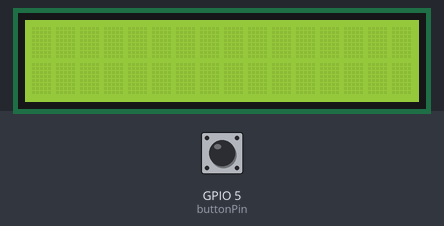
Recording of a sketch running on a simulated ESP8266 (NodeMCU). Parts: 16×2 character LCD. The test bench sets the inputs (shaded band); at power-on: GPIO 5 (buttonPin) HIGH. WiFi joins after 1.5 s; servers stay silent unless stated; web services answer with replies made up by the test bench; what the sketch prints to the serial monitor is not drawn.

Above: at 2.9 s.
3.0 s: GPIO 5 (buttonPin) pulled LOW for 3.2 s
At 7.9 s:
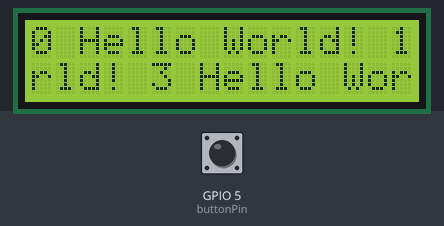
8.6 s: GPIO 5 (buttonPin) pulled LOW for 3.2 s
At 11.9 s:
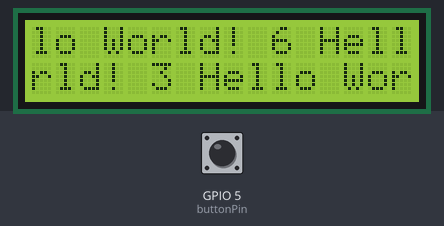
13.3 s: GPIO 5 (buttonPin) pulled LOW for 0.15 s
At 15.1 s:
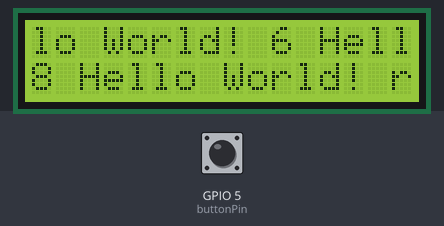
15.8 s: GPIO 5 (buttonPin) pulled LOW for 1 s
At 18.0 s:
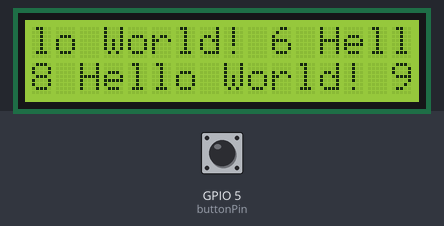
18.3 s: GPIO 5 (buttonPin) pulled LOW for 0.15 s
At 20.1 s:
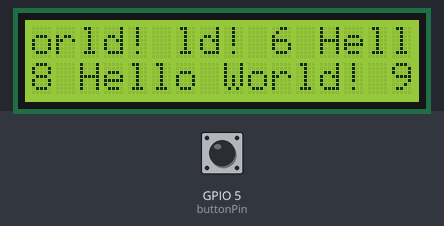
20.8 s: GPIO 5 (buttonPin) pulled LOW for 0.15 s
At 23.2 s:
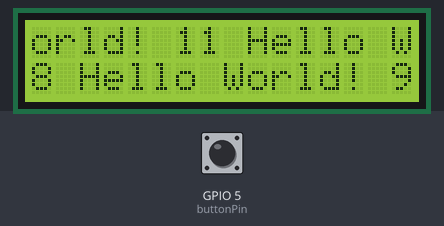
Timing chart, 0 to 24.3 s (numbered marks = the images above; inputs shaded):
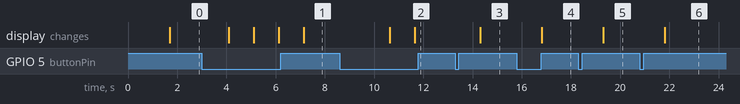

Measured:
- after the input at 3.0 s, the display: first changes after 1.1 s (image 1 shows a later state)
- after the input at 8.6 s, the display: first changes after 2.0 s (image 2 shows a later state)
- after the input at 13.3 s, the display: changes after 1.0 s (image 3)
- after the input at 15.8 s, the display: changes after 1.0 s (image 4)
- after the input at 18.3 s, the display: changes after 1.0 s (image 5)
- after the input at 20.8 s, the display: changes after 1.0 s (image 6)

The sketch:

HTTPSRequest.ino
```cpp
/*
 *  HTTP over TLS (HTTPS) example sketch
 *
 *  This example demonstrates how to use
 *  WiFiClientSecure class to access HTTPS API.
 *  We fetch and display the status of
 *  esp8266/Arduino project continuous integration
 *  build.
 *
 *  Created by Ivan Grokhotkov, 2015.
 *  This example is in public domain.
 */

#include <ESP8266WiFi.h>
#include <WiFiClientSecure.h>
#include <Wire.h>
#include <LiquidCrystal_I2C.h>

const char* ssid = "HametnerJobst-da1885";
const char* password = "HametnerJobst";

String url = "https://maker.ifttt.com/trigger/notify_phone/with/key/dpLOveXyj81hUdJ8GoGo6d";
const char* host = "maker.ifttt.com";
const int httpsPort = 443;
WiFiClientSecure client;
LiquidCrystal_I2C lcd(0x27,16,2); // Check I2C address of LCD, normally 0x27 or 0x3F

// Use web browser to view and copy
// SHA1 fingerprint of the certificate
//const char* fingerprint = "CF 05 98 89 CA FF 8E D8 5E 5C E0 C2 E4 F7 E6 C3 C7 50 DD 5C";

int buttonPin = 5;
int val;
int counter = 0;

void setup() {
  Serial.begin(115200);
  Serial.println();
  Serial.print("connecting to ");
  Serial.println(ssid);
  WiFi.begin(ssid, password);
  while (WiFi.status() != WL_CONNECTED) {
    delay(500);
    Serial.print(".");
  }
  Serial.println("");
  Serial.println("WiFi connected");
  Serial.println("IP address: ");
  Serial.println(WiFi.localIP());

  // Use WiFiClientSecure class to create TLS connection
  Serial.print("connecting to ");
  Serial.println(host);
  if (!client.connect(host, httpsPort)) {
    Serial.println("connection failed");
    return;
  }

  Serial.print("requesting URL: ");
  Serial.println(url);

  // Button
  pinMode(buttonPin, INPUT);

  // LCD:
  lcd.begin(0,2);
  lcd.backlight();
  loop();

}

void loop() {
  val = digitalRead(buttonPin);

  if (val != HIGH) {
    Serial.println("Button press detected!");
    sendRequest();
    lcd.print(counter);
    lcd.print(" Hello World! ");
    counter++;
  }
}


void sendRequest() {
  client.print(String("GET ") + url + " HTTP/1.1\r\n" +
               "Host: " + host + "\r\n" +
               "User-Agent: BuildFailureDetectorESP8266\r\n" +
               "Connection: close\r\n\r\n");

  Serial.println("request sent");
  while (client.connected()) {
    String line = client.readStringUntil('\n');
    if (line == "\r") {
      Serial.println("headers received");
      break;
    }
  }
  String line = client.readStringUntil('\n');
  if (line.startsWith("{\"state\":\"success\"")) {
    Serial.println("esp8266/Arduino CI successfull!");
  } else {
    Serial.println("esp8266/Arduino CI has failed");
  }
  Serial.println("reply was:");
  Serial.println("==========");
  Serial.println(line);
  Serial.println("==========");
  Serial.println("closing connection");
}
```
